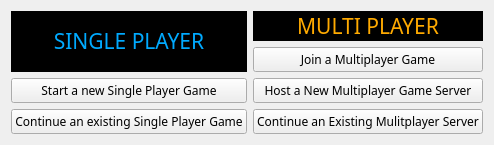
      <widget class="QWidget" name="single_or_multi">
       <layout class="QHBoxLayout" name="horizontalLayout">
        <item>
         <layout class="QVBoxLayout" name="single_player_layout">
          <item>
           <widget class="QLabel" name="label_5">
            <property name="font">
             <font>
              <family>Terminator Two</family>
              <pointsize>16</pointsize>
             </font>
            </property>
            <property name="styleSheet">
             <string notr="true">background-color: rgb(0, 0, 0);</string>
            </property>
            <property name="text">
             <string>&lt;html&gt;&lt;head/&gt;&lt;body&gt;&lt;p&gt;&lt;span style=&quot; color:#00aaff;&quot;&gt;SINGLE PLAYER&lt;/span&gt;&lt;/p&gt;&lt;/body&gt;&lt;/html&gt;</string>
            </property>
            <property name="alignment">
             <set>Qt::AlignCenter</set>
            </property>
           </widget>
          </item>
          <item>
           <widget class="QPushButton" name="btnLoadNewSingle">
            <property name="font">
             <font>
              <family>RowdyHeavy</family>
              <pointsize>9</pointsize>
             </font>
            </property>
            <property name="text">
             <string>Start a new Single Player Game</string>
            </property>
           </widget>
          </item>
          <item>
           <widget class="QPushButton" name="btnLoadContSingle">
            <property name="font">
             <font>
              <family>RowdyHeavy</family>
              <pointsize>9</pointsize>
             </font>
            </property>
            <property name="text">
             <string>Continue an existing Single Player Game</string>
            </property>
           </widget>
          </item>
         </layout>
        </item>
        <item>
         <layout class="QVBoxLayout" name="multi_player_layout">
          <item>
           <widget class="QLabel" name="label_10">
            <property name="font">
             <font>
              <family>Terminator Two</family>
              <pointsize>16</pointsize>
             </font>
            </property>
            <property name="styleSheet">
             <string notr="true">background-color: rgb(0, 0, 0);</string>
            </property>
            <property name="text">
             <string>&lt;html&gt;&lt;head/&gt;&lt;body&gt;&lt;p&gt;&lt;span style=&quot; color:#ffaa00;&quot;&gt;MULTI PLAYER&lt;/span&gt;&lt;/p&gt;&lt;/body&gt;&lt;/html&gt;</string>
            </property>
            <property name="alignment">
             <set>Qt::AlignCenter</set>
            </property>
           </widget>
          </item>
          <item>
           <widget class="QPushButton" name="btnLoadJoinMulti">
            <property name="font">
             <font>
              <family>RowdyHeavy</family>
              <pointsize>9</pointsize>
             </font>
            </property>
            <property name="text">
             <string>Join a Multiplayer Game</string>
            </property>
           </widget>
          </item>
          <item>
           <widget class="QPushButton" name="btnLoadHostMulti">
            <property name="font">
             <font>
              <family>RowdyHeavy</family>
              <pointsize>9</pointsize>
             </font>
            </property>
            <property name="text">
             <string>Host a New Multiplayer Game Server</string>
            </property>
           </widget>
          </item>
          <item>
           <widget class="QPushButton" name="btnLoadContMulti">
            <property name="font">
             <font>
              <family>RowdyHeavy</family>
              <pointsize>9</pointsize>
             </font>
            </property>
            <property name="text">
             <string>Continue an Existing Mulitplayer Server</string>
            </property>
           </widget>
          </item>
         </layout>
        </item>
       </layout>
      </widget>
